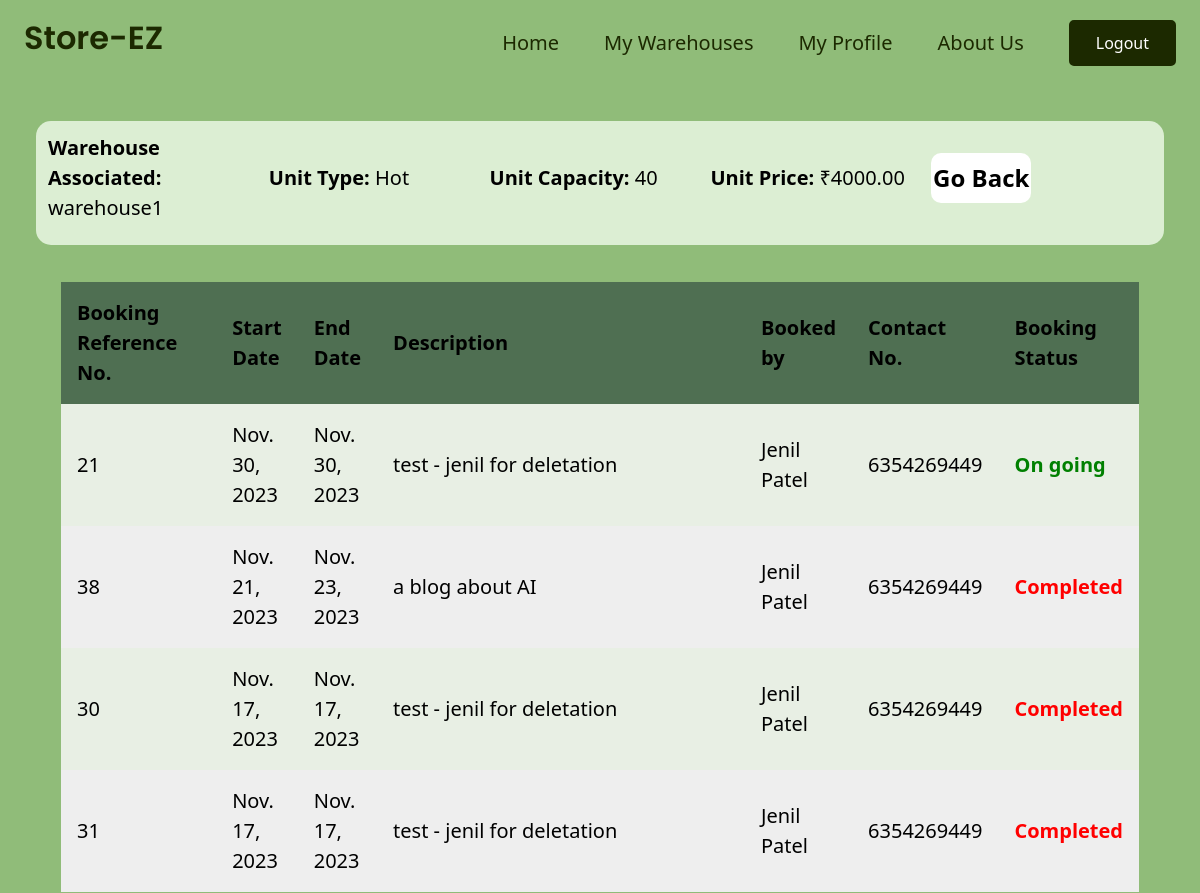
Before: /warehouse/3/unit/8/ (signed in) with the older database file.
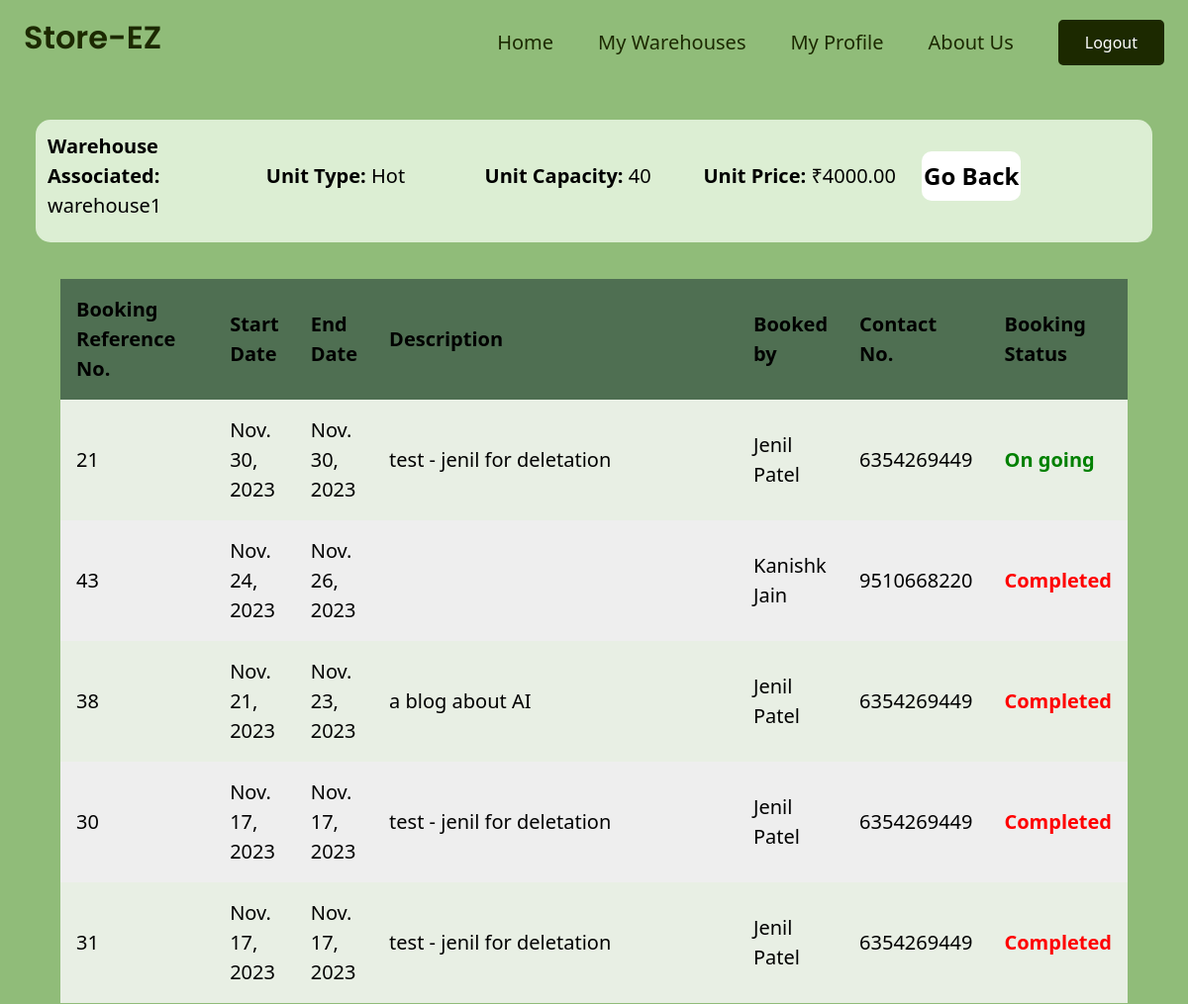
After: the same page with the newer database file.
### mainapp/models.py (models this page shows, shortened)
class Booking(models.Model):
    id = models.BigAutoField(primary_key=True)
    start_date = models.DateField(default= date.today)
    end_date = models.DateField(default= date.today)
    description = models.TextField()
    unit = models.ManyToManyField(Unit)
    farmer = models.ForeignKey(Farmer,on_delete=models.CASCADE, null=True)
    date = models.DateTimeField(auto_now_add=True)

class Farmer(models.Model):
    first_name = models.CharField(max_length=100, null=True)
    last_name = models.CharField(max_length=100, null=True)
    email = models.EmailField(max_length=200, null=True)
    phone_no = models.DecimalField(max_digits=10, decimal_places=0, null=True)
    city = models.CharField(max_length=100, null=True)
    state = models.CharField(max_length=100, null=True)
    image = models.ImageField(default="images/default_user_image.jpg",upload_to="images/farmer/",blank=True,null=True)
    def __str__(self) -> str:
        return f'{self.first_name} {self.last_name}'

### Warehouse/views.py (the view)
# urls.py: path("warehouse/<int:id>/unit/<int:id1>/", views.unit, name='unit'),
@login_required(login_url='login')
def unit(request, id, id1):
    warehouse = Warehouse.objects.get(id=id)
    unit = Unit.objects.get(id=id1)
    all_bookings = Booking.objects.filter(unit=id1)
    current_date = timezone.now().date()
    current_booking = all_bookings.filter(end_date__gte=current_date).order_by('-end_date')
    prev_booking = all_bookings.filter(end_date__lt=current_date).order_by('-end_date')
    context = {'warehouse':warehouse, 'unit':unit, 'current_booking':current_booking, 'prev_booking': prev_booking, 'id':id}
    return render(request, 'warehouse/unit.html', context)

### Warehouse/templates/Warehouse/unit.html (shortened to what this page needs)
{% extends 'base.html' %}
{% load static %}
{% block css %}
    <link rel="stylesheet" href="{% static 'Warehouse/css/singleunit.css'%}">
{% endblock %}
{% block content %}
<div class="info-row">
    <div class="ab">
      <div class="ind-row">
        <b>
          Warehouse Associated:
        </b> {{ warehouse.name }}
      </div>
      <div class="ind-row">
        <b>
          Unit Type:
        </b> {{ unit.type }}
      </div>
      <div class="ind-row">
        <b>
          Unit Capacity:
        </b> {{ unit.capacity }}
      </div>
      <div class="ind-row">
        <b>
          Unit Price:
        </b> ₹{{ unit.price }}
      </div>
      <div class="ind-row">
          <button onclick="location.href='{% url 'all_units' id%}'" type="button"> Go Back</button>
      </div>
    </div>
    </div>
  <div class="wrapperr">
    <div class="table-container">
      <table>
        <tr class="table-heading">
          <th>Booking Reference No.</th>
          <th>Start Date</th>
          <th>End Date</th>
          <th>Description</th>
          <th>Booked by</th>
          <th>Contact No.</th>
          <th>Booking Status</th>
        </tr>
        {% for booking in current_booking %}
        <tr class="not-heading">
          <td data-cell="Booking Number" style="width:15%;"> {{booking.id}} </td>
          <td data-cell="Start Date">{{ booking.start_date}}</td>
          <td data-cell="End Date">{{ booking.end_date}}</td>
          <td data-cell="Description" style="width:40%;">{{ booking.description}}</td>
          <td data-cell="Booked By">{{ booking.farmer}}</td>
          <td data-cell="Contact No.">{{ booking.farmer.phone_no}}</td>
          <td class="on-going" data-cell="Booked Status" class="on-going"><b>On going</b></td>
        </tr>
        {% endfor %}
        {% for booking in prev_booking %}
        <tr>
          <td data-cell="Booking Number" style="width:15%;"> {{booking.id}} </td>
          <td data-cell="Start Date">{{ booking.start_date}}</td>
          <td data-cell="End Date">{{ booking.end_date}}</td>
          <td data-cell="Description" style="width:40%;">{{ booking.description}}</td>
          <td data-cell="Booked By">{{ booking.farmer}}</td>
          <td data-cell="Contact No.">{{ booking.farmer.phone_no}}</td>
          <td class="completed" data-cell="Booked Status"><b>Completed</b></td>
        </tr>
        {% endfor %}
      </table>
    </div>
  </div>
{% endblock %}

Changed rows visible on the page:
added Booking: id "43", start_date "Nov. 24, 2023", end_date "Nov. 26, 2023", farmer "Kanishk Jain", farmer.phone_no "9510668220"
